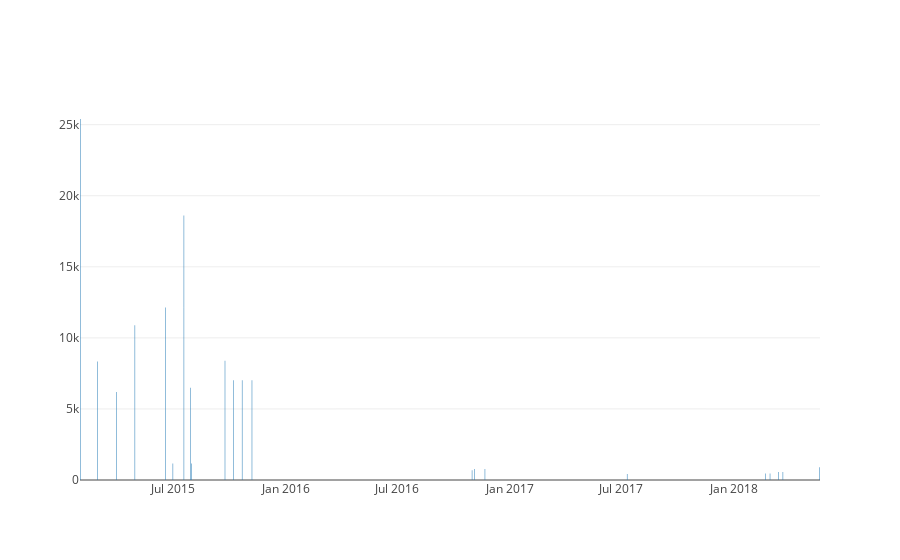

This figure's notebook cell:
### Code cell
trace = go.Bar(
    x = dt["data"],
    y = dt["valor_divida"]
)
layout = go.Layout()
fig = go.Figure(data=[trace], layout=layout)
iplot(fig)

### Figure 1 — Plotly figure (JSON) as saved in the notebook; plotly's stock layout.template omitted (floating-point values rounded to 4 significant figures)
{"data": [{"type": "bar", "uid": "5ac2a767-306d-4b08-849f-c8591834e6e6", "x": ["2018-05-21", "2018-03-22", "2018-03-15", "2018-03-01", "2018-02-22", "2017-07-11", "2016-11-21", "2016-11-04", "2016-10-31", "2015-04-30", "2015-03-31", "2015-02-28", "2015-11-07", "2015-10-22", "2015-09-24", "2015-10-08", "2015-07-01", "2015-07-31", "2015-07-30", "2015-07-19", "2015-07-19", "2015-06-19", "2015-01-31"], "y": [892.5, 560, 560.8, 452.5, 452.5, 421.4, 769.6, 769.6, 681.5, 10880.0, 6185.0, 8332.0, 7019.0, 7019.0, 8382.0, 7019.0, 1166.0, 1166.0, 6493.0, 12120.0, 6493.0, 12130.0, 25400.0]}], "layout": {}}
